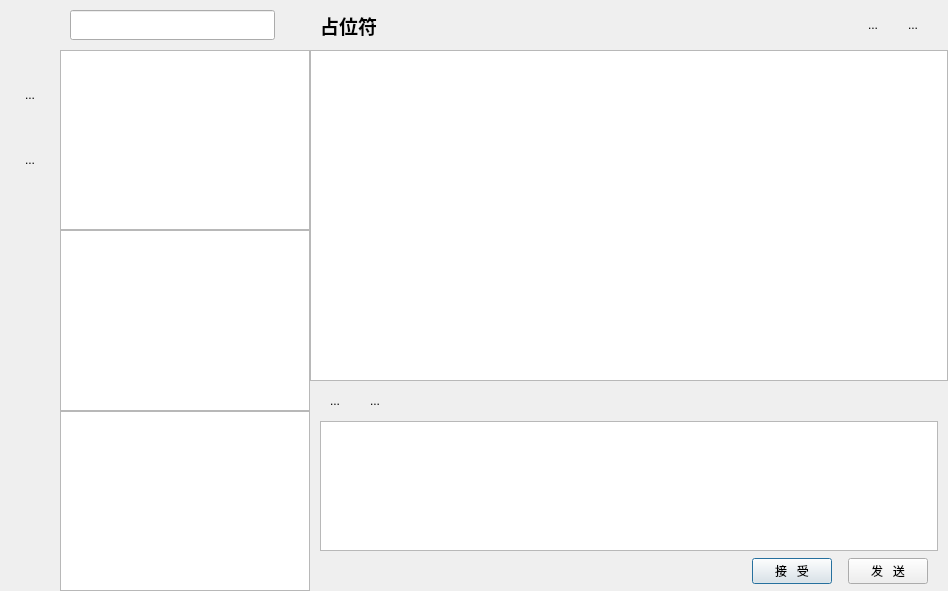
<?xml version="1.0" encoding="UTF-8"?>
<ui version="4.0">
 <class>ChatDialog</class>
 <widget class="QDialog" name="ChatDialog">
  <property name="geometry">
   <rect>
    <x>0</x>
    <y>0</y>
    <width>948</width>
    <height>591</height>
   </rect>
  </property>
  <property name="sizePolicy">
   <sizepolicy hsizetype="Preferred" vsizetype="Preferred">
    <horstretch>0</horstretch>
    <verstretch>0</verstretch>
   </sizepolicy>
  </property>
  <property name="minimumSize">
   <size>
    <width>550</width>
    <height>550</height>
   </size>
  </property>
  <property name="windowTitle">
   <string>Dialog</string>
  </property>
  <layout class="QHBoxLayout" name="horizontalLayout">
   <property name="spacing">
    <number>0</number>
   </property>
   <property name="leftMargin">
    <number>0</number>
   </property>
   <property name="topMargin">
    <number>0</number>
   </property>
   <property name="rightMargin">
    <number>0</number>
   </property>
   <property name="bottomMargin">
    <number>0</number>
   </property>
   <item>
    <widget class="QWidget" name="sidebar" native="true">
     <property name="sizePolicy">
      <sizepolicy hsizetype="Fixed" vsizetype="Expanding">
       <horstretch>0</horstretch>
       <verstretch>0</verstretch>
      </sizepolicy>
     </property>
     <property name="minimumSize">
      <size>
       <width>60</width>
       <height>0</height>
      </size>
     </property>
     <property name="maximumSize">
      <size>
       <width>60</width>
       <height>16777215</height>
      </size>
     </property>
     <layout class="QVBoxLayout" name="verticalLayout_4">
      <property name="spacing">
       <number>5</number>
      </property>
      <property name="leftMargin">
       <number>0</number>
      </property>
      <property name="topMargin">
       <number>0</number>
      </property>
      <property name="rightMargin">
       <number>0</number>
      </property>
      <property name="bottomMargin">
       <number>0</number>
      </property>
      <item>
       <widget class="QLabel" name="logoLabel">
        <property name="sizePolicy">
         <sizepolicy hsizetype="Fixed" vsizetype="Fixed">
          <horstretch>0</horstretch>
          <verstretch>0</verstretch>
         </sizepolicy>
        </property>
        <property name="minimumSize">
         <size>
          <width>60</width>
          <height>60</height>
         </size>
        </property>
        <property name="maximumSize">
         <size>
          <width>60</width>
          <height>60</height>
         </size>
        </property>
        <property name="font">
         <font>
          <family>黑体</family>
          <pointsize>18</pointsize>
         </font>
        </property>
        <property name="text">
         <string/>
        </property>
        <property name="scaledContents">
         <bool>true</bool>
        </property>
        <property name="alignment">
         <set>Qt::AlignmentFlag::AlignCenter</set>
        </property>
        <property name="margin">
         <number>10</number>
        </property>
       </widget>
      </item>
      <item>
       <widget class="QToolButton" name="chatSectionBtn">
        <property name="minimumSize">
         <size>
          <width>60</width>
          <height>60</height>
         </size>
        </property>
        <property name="maximumSize">
         <size>
          <width>60</width>
          <height>60</height>
         </size>
        </property>
        <property name="styleSheet">
         <string notr="true">border: none;</string>
        </property>
        <property name="text">
         <string>...</string>
        </property>
        <property name="iconSize">
         <size>
          <width>35</width>
          <height>35</height>
         </size>
        </property>
       </widget>
      </item>
      <item>
       <widget class="QToolButton" name="contactSectionBtn">
        <property name="minimumSize">
         <size>
          <width>60</width>
          <height>60</height>
         </size>
        </property>
        <property name="maximumSize">
         <size>
          <width>60</width>
          <height>60</height>
         </size>
        </property>
        <property name="styleSheet">
         <string notr="true">border: none;</string>
        </property>
        <property name="text">
         <string>...</string>
        </property>
        <property name="iconSize">
         <size>
          <width>30</width>
          <height>30</height>
         </size>
        </property>
       </widget>
      </item>
      <item>
       <spacer name="verticalSpacer">
        <property name="orientation">
         <enum>Qt::Orientation::Vertical</enum>
        </property>
        <property name="sizeHint" stdset="0">
         <size>
          <width>20</width>
          <height>0</height>
         </size>
        </property>
       </spacer>
      </item>
     </layout>
    </widget>
   </item>
   <item>
    <widget class="QWidget" name="chatUserWid" native="true">
     <property name="sizePolicy">
      <sizepolicy hsizetype="Fixed" vsizetype="Expanding">
       <horstretch>0</horstretch>
       <verstretch>0</verstretch>
      </sizepolicy>
     </property>
     <property name="minimumSize">
      <size>
       <width>250</width>
       <height>0</height>
      </size>
     </property>
     <property name="maximumSize">
      <size>
       <width>250</width>
       <height>16777215</height>
      </size>
     </property>
     <layout class="QVBoxLayout" name="verticalLayout_5">
      <property name="spacing">
       <number>0</number>
      </property>
      <property name="leftMargin">
       <number>0</number>
      </property>
      <property name="topMargin">
       <number>0</number>
      </property>
      <property name="rightMargin">
       <number>0</number>
      </property>
      <property name="bottomMargin">
       <number>0</number>
      </property>
      <item>
       <widget class="QWidget" name="searchWid" native="true">
        <property name="sizePolicy">
         <sizepolicy hsizetype="Fixed" vsizetype="Fixed">
          <horstretch>0</horstretch>
          <verstretch>0</verstretch>
         </sizepolicy>
        </property>
        <property name="minimumSize">
         <size>
          <width>200</width>
          <height>50</height>
         </size>
        </property>
        <property name="maximumSize">
         <size>
          <width>300</width>
          <height>50</height>
         </size>
        </property>
        <layout class="QGridLayout" name="gridLayout">
         <property name="leftMargin">
          <number>0</number>
         </property>
         <property name="topMargin">
          <number>0</number>
         </property>
         <property name="rightMargin">
          <number>0</number>
         </property>
         <property name="bottomMargin">
          <number>0</number>
         </property>
         <property name="spacing">
          <number>0</number>
         </property>
         <item row="0" column="2">
          <spacer name="horizontalSpacer">
           <property name="orientation">
            <enum>Qt::Orientation::Horizontal</enum>
           </property>
           <property name="sizeType">
            <enum>QSizePolicy::Policy::Fixed</enum>
           </property>
           <property name="sizeHint" stdset="0">
            <size>
             <width>5</width>
             <height>0</height>
            </size>
           </property>
          </spacer>
         </item>
         <item row="0" column="3">
          <widget class="QToolButton" name="addButton">
           <property name="minimumSize">
            <size>
             <width>30</width>
             <height>30</height>
            </size>
           </property>
           <property name="maximumSize">
            <size>
             <width>30</width>
             <height>30</height>
            </size>
           </property>
           <property name="layoutDirection">
            <enum>Qt::LayoutDirection::LeftToRight</enum>
           </property>
           <property name="styleSheet">
            <string notr="true">border: none;</string>
           </property>
           <property name="text">
            <string/>
           </property>
           <property name="popupMode">
            <enum>QToolButton::ToolButtonPopupMode::DelayedPopup</enum>
           </property>
           <property name="toolButtonStyle">
            <enum>Qt::ToolButtonStyle::ToolButtonIconOnly</enum>
           </property>
          </widget>
         </item>
         <item row="0" column="0">
          <spacer name="horizontalSpacer_2">
           <property name="orientation">
            <enum>Qt::Orientation::Horizontal</enum>
           </property>
           <property name="sizeType">
            <enum>QSizePolicy::Policy::Fixed</enum>
           </property>
           <property name="sizeHint" stdset="0">
            <size>
             <width>10</width>
             <height>0</height>
            </size>
           </property>
          </spacer>
         </item>
         <item row="0" column="1">
          <widget class="QLineEdit" name="searchEdit">
           <property name="minimumSize">
            <size>
             <width>0</width>
             <height>30</height>
            </size>
           </property>
           <property name="font">
            <font>
             <pointsize>10</pointsize>
            </font>
           </property>
           <property name="focusPolicy">
            <enum>Qt::FocusPolicy::StrongFocus</enum>
           </property>
           <property name="alignment">
            <set>Qt::AlignmentFlag::AlignLeading|Qt::AlignmentFlag::AlignLeft|Qt::AlignmentFlag::AlignVCenter</set>
           </property>
          </widget>
         </item>
        </layout>
       </widget>
      </item>
      <item>
       <widget class="ChatListWid" name="chatListWid"/>
      </item>
      <item>
       <widget class="QListWidget" name="searchListWid"/>
      </item>
      <item>
       <widget class="QListWidget" name="contactListWid"/>
      </item>
     </layout>
    </widget>
   </item>
   <item>
    <widget class="QWidget" name="chatMainWid" native="true">
     <property name="sizePolicy">
      <sizepolicy hsizetype="Expanding" vsizetype="Expanding">
       <horstretch>0</horstretch>
       <verstretch>0</verstretch>
      </sizepolicy>
     </property>
     <layout class="QVBoxLayout" name="verticalLayout_6">
      <property name="spacing">
       <number>0</number>
      </property>
      <property name="leftMargin">
       <number>0</number>
      </property>
      <property name="topMargin">
       <number>0</number>
      </property>
      <property name="rightMargin">
       <number>0</number>
      </property>
      <property name="bottomMargin">
       <number>0</number>
      </property>
      <item>
       <widget class="QWidget" name="infoWid" native="true">
        <property name="sizePolicy">
         <sizepolicy hsizetype="Expanding" vsizetype="Fixed">
          <horstretch>0</horstretch>
          <verstretch>0</verstretch>
         </sizepolicy>
        </property>
        <property name="minimumSize">
         <size>
          <width>0</width>
          <height>50</height>
         </size>
        </property>
        <property name="maximumSize">
         <size>
          <width>16777215</width>
          <height>50</height>
         </size>
        </property>
        <layout class="QHBoxLayout" name="horizontalLayout_2">
         <property name="spacing">
          <number>0</number>
         </property>
         <property name="leftMargin">
          <number>0</number>
         </property>
         <property name="topMargin">
          <number>0</number>
         </property>
         <property name="rightMargin">
          <number>0</number>
         </property>
         <property name="bottomMargin">
          <number>0</number>
         </property>
         <item>
          <spacer name="horizontalSpacer_6">
           <property name="orientation">
            <enum>Qt::Orientation::Horizontal</enum>
           </property>
           <property name="sizeType">
            <enum>QSizePolicy::Policy::Fixed</enum>
           </property>
           <property name="sizeHint" stdset="0">
            <size>
             <width>10</width>
             <height>20</height>
            </size>
           </property>
          </spacer>
         </item>
         <item>
          <widget class="QLabel" name="label">
           <property name="font">
            <font>
             <pointsize>14</pointsize>
             <bold>true</bold>
            </font>
           </property>
           <property name="text">
            <string>占位符</string>
           </property>
          </widget>
         </item>
         <item>
          <spacer name="horizontalSpacer_5">
           <property name="orientation">
            <enum>Qt::Orientation::Horizontal</enum>
           </property>
           <property name="sizeHint" stdset="0">
            <size>
             <width>40</width>
             <height>0</height>
            </size>
           </property>
          </spacer>
         </item>
         <item>
          <widget class="QToolButton" name="callButton">
           <property name="minimumSize">
            <size>
             <width>30</width>
             <height>30</height>
            </size>
           </property>
           <property name="maximumSize">
            <size>
             <width>30</width>
             <height>30</height>
            </size>
           </property>
           <property name="styleSheet">
            <string notr="true">border: none;</string>
           </property>
           <property name="text">
            <string>...</string>
           </property>
           <property name="iconSize">
            <size>
             <width>25</width>
             <height>25</height>
            </size>
           </property>
          </widget>
         </item>
         <item>
          <spacer name="horizontalSpacer_7">
           <property name="orientation">
            <enum>Qt::Orientation::Horizontal</enum>
           </property>
           <property name="sizeType">
            <enum>QSizePolicy::Policy::Fixed</enum>
           </property>
           <property name="sizeHint" stdset="0">
            <size>
             <width>10</width>
             <height>0</height>
            </size>
           </property>
          </spacer>
         </item>
         <item>
          <widget class="QToolButton" name="videoButton">
           <property name="minimumSize">
            <size>
             <width>30</width>
             <height>30</height>
            </size>
           </property>
           <property name="maximumSize">
            <size>
             <width>30</width>
             <height>30</height>
            </size>
           </property>
           <property name="styleSheet">
            <string notr="true">border: none;</string>
           </property>
           <property name="text">
            <string>...</string>
           </property>
           <property name="iconSize">
            <size>
             <width>40</width>
             <height>40</height>
            </size>
           </property>
          </widget>
         </item>
         <item>
          <spacer name="horizontalSpacer_8">
           <property name="orientation">
            <enum>Qt::Orientation::Horizontal</enum>
           </property>
           <property name="sizeType">
            <enum>QSizePolicy::Policy::Fixed</enum>
           </property>
           <property name="sizeHint" stdset="0">
            <size>
             <width>20</width>
             <height>0</height>
            </size>
           </property>
          </spacer>
         </item>
        </layout>
       </widget>
      </item>
      <item>
       <widget class="MessageListView" name="messageListView">
        <property name="verticalScrollMode">
         <enum>QAbstractItemView::ScrollMode::ScrollPerPixel</enum>
        </property>
       </widget>
      </item>
      <item>
       <widget class="QWidget" name="msgWid" native="true">
        <property name="sizePolicy">
         <sizepolicy hsizetype="Expanding" vsizetype="Fixed">
          <horstretch>0</horstretch>
          <verstretch>0</verstretch>
         </sizepolicy>
        </property>
        <property name="minimumSize">
         <size>
          <width>0</width>
          <height>170</height>
         </size>
        </property>
        <property name="maximumSize">
         <size>
          <width>16777215</width>
          <height>170</height>
         </size>
        </property>
        <layout class="QVBoxLayout" name="verticalLayout">
         <property name="spacing">
          <number>0</number>
         </property>
         <property name="leftMargin">
          <number>10</number>
         </property>
         <property name="topMargin">
          <number>0</number>
         </property>
         <property name="rightMargin">
          <number>10</number>
         </property>
         <property name="bottomMargin">
          <number>0</number>
         </property>
         <item>
          <widget class="QWidget" name="msgToolWid" native="true">
           <property name="sizePolicy">
            <sizepolicy hsizetype="Expanding" vsizetype="Fixed">
             <horstretch>0</horstretch>
             <verstretch>0</verstretch>
            </sizepolicy>
           </property>
           <property name="minimumSize">
            <size>
             <width>0</width>
             <height>40</height>
            </size>
           </property>
           <property name="maximumSize">
            <size>
             <width>16777215</width>
             <height>40</height>
            </size>
           </property>
           <layout class="QHBoxLayout" name="horizontalLayout_4">
            <property name="spacing">
             <number>10</number>
            </property>
            <property name="leftMargin">
             <number>0</number>
            </property>
            <property name="topMargin">
             <number>0</number>
            </property>
            <property name="rightMargin">
             <number>0</number>
            </property>
            <property name="bottomMargin">
             <number>0</number>
            </property>
            <item>
             <widget class="QToolButton" name="emojiButton">
              <property name="minimumSize">
               <size>
                <width>30</width>
                <height>30</height>
               </size>
              </property>
              <property name="maximumSize">
               <size>
                <width>30</width>
                <height>30</height>
               </size>
              </property>
              <property name="styleSheet">
               <string notr="true">border: none;</string>
              </property>
              <property name="text">
               <string>...</string>
              </property>
              <property name="iconSize">
               <size>
                <width>45</width>
                <height>45</height>
               </size>
              </property>
             </widget>
            </item>
            <item>
             <widget class="QToolButton" name="upToGroupBtn">
              <property name="minimumSize">
               <size>
                <width>30</width>
                <height>30</height>
               </size>
              </property>
              <property name="maximumSize">
               <size>
                <width>30</width>
                <height>30</height>
               </size>
              </property>
              <property name="styleSheet">
               <string notr="true">border: none;</string>
              </property>
              <property name="text">
               <string>...</string>
              </property>
              <property name="iconSize">
               <size>
                <width>25</width>
                <height>25</height>
               </size>
              </property>
             </widget>
            </item>
            <item>
             <spacer name="horizontalSpacer_11">
              <property name="orientation">
               <enum>Qt::Orientation::Horizontal</enum>
              </property>
              <property name="sizeHint" stdset="0">
               <size>
                <width>40</width>
                <height>20</height>
               </size>
              </property>
             </spacer>
            </item>
           </layout>
          </widget>
         </item>
         <item>
          <widget class="QTextEdit" name="textEdit">
           <property name="font">
            <font>
             <pointsize>12</pointsize>
            </font>
           </property>
          </widget>
         </item>
        </layout>
       </widget>
      </item>
      <item>
       <widget class="QWidget" name="sendWid" native="true">
        <property name="sizePolicy">
         <sizepolicy hsizetype="Expanding" vsizetype="Fixed">
          <horstretch>0</horstretch>
          <verstretch>0</verstretch>
         </sizepolicy>
        </property>
        <property name="minimumSize">
         <size>
          <width>0</width>
          <height>40</height>
         </size>
        </property>
        <property name="maximumSize">
         <size>
          <width>16777215</width>
          <height>40</height>
         </size>
        </property>
        <layout class="QHBoxLayout" name="horizontalLayout_3">
         <property name="leftMargin">
          <number>0</number>
         </property>
         <property name="topMargin">
          <number>5</number>
         </property>
         <property name="rightMargin">
          <number>0</number>
         </property>
         <property name="bottomMargin">
          <number>5</number>
         </property>
         <item>
          <spacer name="horizontalSpacer_4">
           <property name="orientation">
            <enum>Qt::Orientation::Horizontal</enum>
           </property>
           <property name="sizeType">
            <enum>QSizePolicy::Policy::Expanding</enum>
           </property>
           <property name="sizeHint" stdset="0">
            <size>
             <width>40</width>
             <height>0</height>
            </size>
           </property>
          </spacer>
         </item>
         <item>
          <widget class="QPushButton" name="recvButton">
           <property name="minimumSize">
            <size>
             <width>0</width>
             <height>0</height>
            </size>
           </property>
           <property name="font">
            <font>
             <pointsize>9</pointsize>
             <bold>false</bold>
            </font>
           </property>
           <property name="text">
            <string>接   受</string>
           </property>
          </widget>
         </item>
         <item>
          <spacer name="horizontalSpacer_9">
           <property name="orientation">
            <enum>Qt::Orientation::Horizontal</enum>
           </property>
           <property name="sizeType">
            <enum>QSizePolicy::Policy::Fixed</enum>
           </property>
           <property name="sizeHint" stdset="0">
            <size>
             <width>10</width>
             <height>0</height>
            </size>
           </property>
          </spacer>
         </item>
         <item>
          <widget class="QPushButton" name="sendButton">
           <property name="minimumSize">
            <size>
             <width>0</width>
             <height>0</height>
            </size>
           </property>
           <property name="font">
            <font>
             <pointsize>9</pointsize>
             <bold>false</bold>
            </font>
           </property>
           <property name="text">
            <string>发   送</string>
           </property>
          </widget>
         </item>
         <item>
          <spacer name="horizontalSpacer_10">
           <property name="orientation">
            <enum>Qt::Orientation::Horizontal</enum>
           </property>
           <property name="sizeType">
            <enum>QSizePolicy::Policy::Fixed</enum>
           </property>
           <property name="sizeHint" stdset="0">
            <size>
             <width>20</width>
             <height>0</height>
            </size>
           </property>
          </spacer>
         </item>
        </layout>
       </widget>
      </item>
     </layout>
    </widget>
   </item>
  </layout>
 </widget>
 <customwidgets>
  <customwidget>
   <class>ChatListWid</class>
   <extends>QListWidget</extends>
   <header>chatlistwid.h</header>
  </customwidget>
  <customwidget>
   <class>MessageListView</class>
   <extends>QListView</extends>
   <header>messagelistview.h</header>
  </customwidget>
 </customwidgets>
 <resources/>
 <connections/>
</ui>
